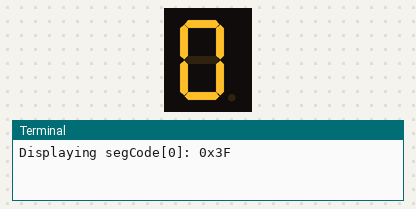
Bench run of a program on a simulated Raspberry Pi (BCM pin numbers). Shown: 1-digit seven-segment display, the last lines printed to the terminal.

Above: at 0.1 s.
At 1.1 s:
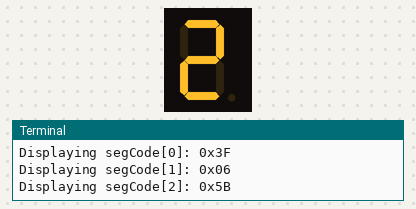
At 2.1 s:
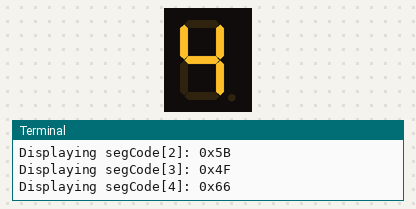
At 3.2 s:
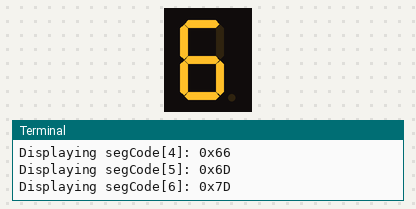
At 5.94 s:
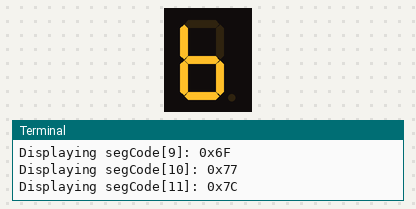
At 7.2 s:
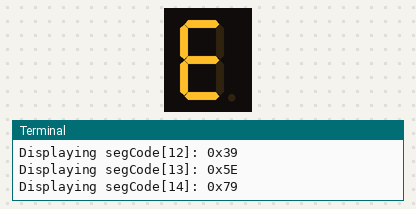

Measured:
- by itself, everything shown: repeats every 8.2 s, in 16 steps
- what the display in image 0 shows lasts 0.5 s, from 0.1 s to 0.6 s

The program:

segment.py
```python
from gpiozero import OutputDevice
from time import sleep

SDI = OutputDevice(17)
RCLK = OutputDevice(18)
SRCLK = OutputDevice(27)

segCode = [
    0x3f, 0x06, 0x5b, 0x4f, 0x66, 0x6d, 0x7d,
    0x07, 0x7f, 0x6f, 0x77, 0x7c, 0x39, 0x5e, 0x79, 0x71
]

def hc595_shift(data):
    for bit in range(8):
        SDI.value = 0x80 & (data << bit)
        SRCLK.on()
        sleep(0.001)
        SRCLK.off()
    RCLK.on()
    sleep(0.001)
    RCLK.off()

def display_all_on():
    all_on_code = 0x3f
    hc595_shift(all_on_code)
    print('Displaying all segments on')

try:
    while True:
        for code in segCode:
            hc595_shift(code)
            print(f'Displaying segCode[{segCode.index(code)}]: 0x{code:02X}')
            sleep(0.5)
except KeyboardInterrupt:
    print('Existing...')
finally:
    pass
```
